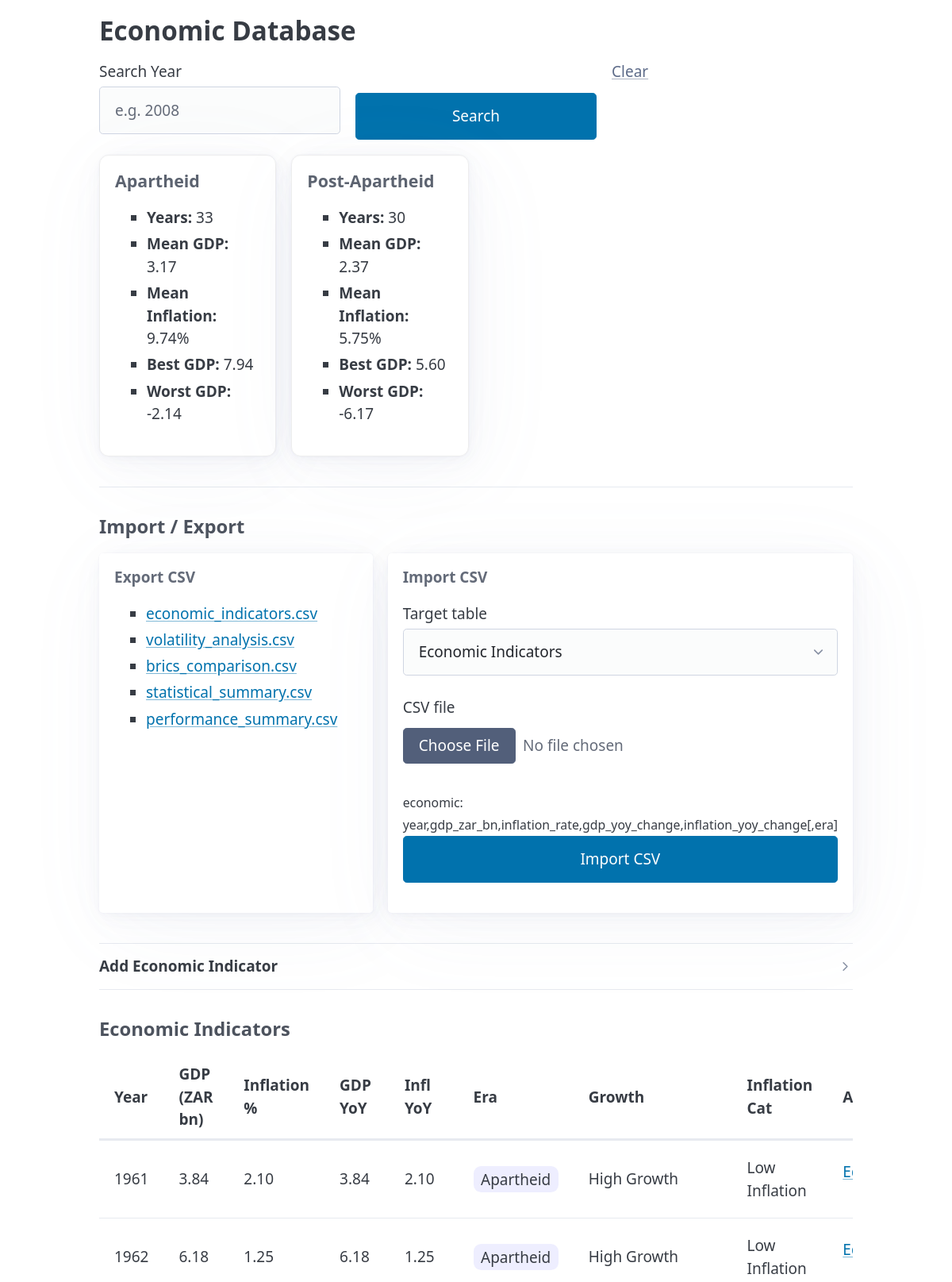
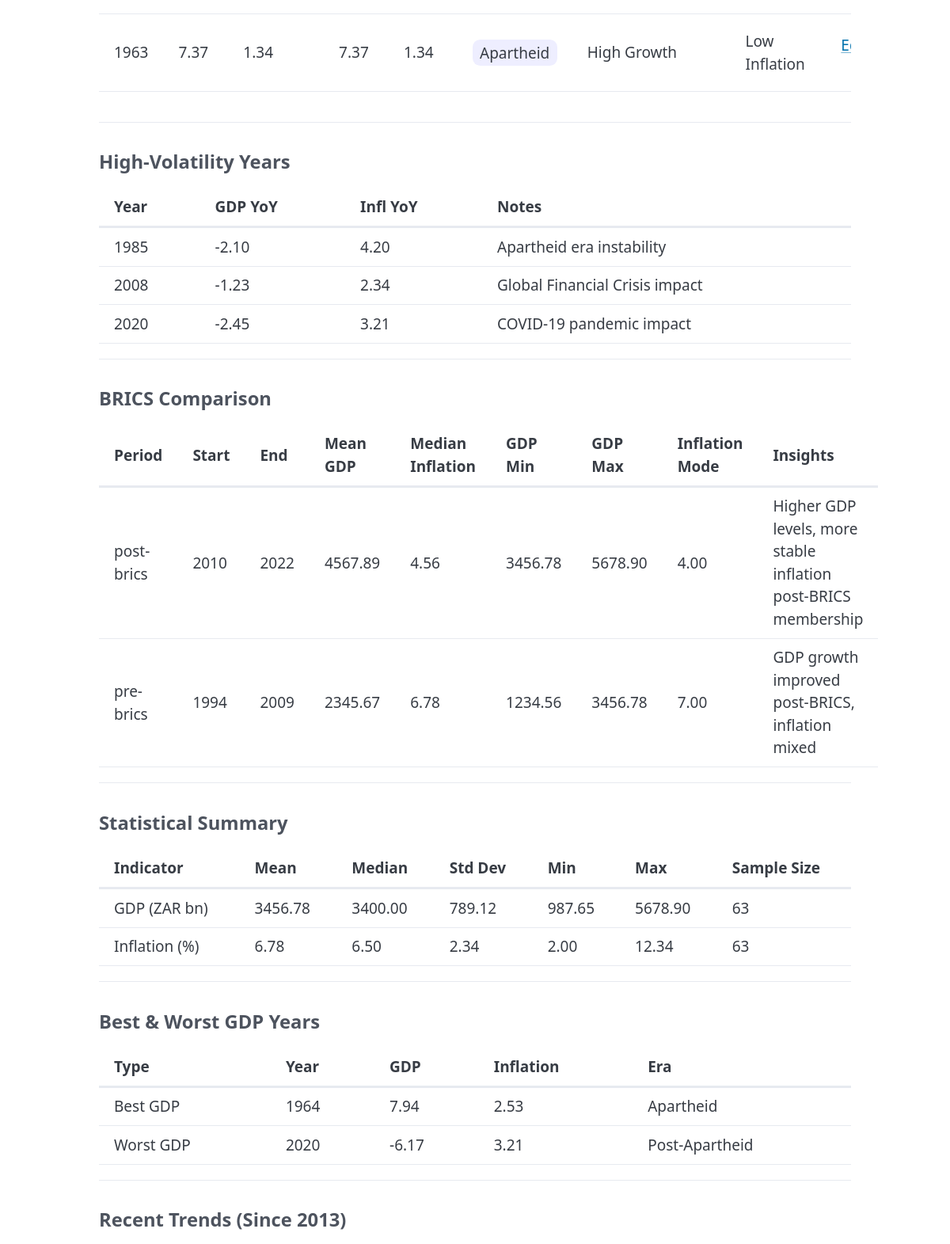
Screenshot of /database/ (upper part) with the database file from the repository (2 pictures, top to bottom).
### analysis/models.py (models this page shows, shortened)
class EconomicIndicator(models.Model):
    year = models.IntegerField(unique=True, db_index=True)
    gdp_zar_bn = models.DecimalField(max_digits=10, decimal_places=2)
    inflation_rate = models.DecimalField(max_digits=5, decimal_places=2)
    gdp_yoy_change = models.DecimalField(max_digits=5, decimal_places=2, null=True, blank=True)
    inflation_yoy_change = models.DecimalField(max_digits=5, decimal_places=2, null=True, blank=True)
    era = models.CharField(max_length=20, db_index=True)  # 'Apartheid' | 'Post-Apartheid'
    created_at = models.DateTimeField(auto_now_add=True)
    class Meta:
        ordering = ["year"]

class VolatilityAnalysis(models.Model):
    indicator = models.OneToOneField(
        EconomicIndicator,
        to_field="year",
        db_column="year",
        on_delete=models.CASCADE,
        related_name="volatility",
    )
    gdp_yoy_change = models.DecimalField(max_digits=5, decimal_places=2, null=True, blank=True)
    inflation_yoy_change = models.DecimalField(max_digits=5, decimal_places=2, null=True, blank=True)
    volatility_flag = models.BooleanField(default=False, db_index=True)
    is_outlier = models.BooleanField(default=False)
    notes = models.CharField(max_length=255, blank=True)
    created_at = models.DateTimeField(auto_now_add=True)
    @property
    def year(self):
        return self.indicator.year

class BricsComparison(models.Model):
    period_type = models.CharField(max_length=20)  # 'pre-brics' | 'post-brics'
    start_year = models.IntegerField()
    end_year = models.IntegerField()
    mean_gdp_zar_bn = models.DecimalField(max_digits=10, decimal_places=2, null=True, blank=True)
    median_inflation = models.DecimalField(max_digits=5, decimal_places=2, null=True, blank=True)
    gdp_range_min = models.DecimalField(max_digits=10, decimal_places=2, null=True, blank=True)
    gdp_range_max = models.DecimalField(max_digits=10, decimal_places=2, null=True, blank=True)
    inflation_mode = models.DecimalField(max_digits=5, decimal_places=2, null=True, blank=True)
    insights = models.TextField(blank=True)
    created_at = models.DateTimeField(auto_now_add=True)

class StatisticalSummary(models.Model):
    indicator = models.CharField(max_length=50, db_index=True)
    mean_value = models.DecimalField(max_digits=10, decimal_places=2, null=True, blank=True)
    median_value = models.DecimalField(max_digits=10, decimal_places=2, null=True, blank=True)
    std_dev = models.DecimalField(max_digits=10, decimal_places=2, null=True, blank=True)
    min_value = models.DecimalField(max_digits=10, decimal_places=2, null=True, blank=True)
    max_value = models.DecimalField(max_digits=10, decimal_places=2, null=True, blank=True)
    sample_size = models.IntegerField(null=True, blank=True)
    created_at = models.DateTimeField(auto_now_add=True)

### analysis/views.py (the view)
# urls.py: path("database/", views.database_dashboard, name="database_dashboard"),
def database_dashboard(request):
    ctx = build_database_context(request)
    return render(request, 'analysis/database.html', ctx)

### analysis/forms.py
class EconomicIndicatorForm(forms.ModelForm):
    class Meta:
        model = EconomicIndicator
        fields = [
            'year', 'gdp_zar_bn', 'inflation_rate',
            'gdp_yoy_change', 'inflation_yoy_change', 'era',
        ]
        widgets = {
            'era': forms.Select(choices=[('Apartheid','Apartheid'), ('Post-Apartheid','Post-Apartheid')])
        }

### analysis/templatetags/dict_extras.py (called while the page is built)
@register.filter
def dictget(d, key):
    try:
        return d.get(key)
    except Exception:
        return None

@register.filter
def first(pair):
    return pair[0] if pair else ""

@register.filter
def last(pair):
    return pair[1] if pair else ""

### analysis/views.py (called while the page is built)
def _growth_label(v):
    if v is None: return "Unknown"
    if v > 3: return "High Growth"
    if Decimal('0') <= v <= 3: return "Moderate Growth"
    return "Recession/Decline"

def _inflation_label(v):
    if v is None: return "Unknown"
    if v < 3: return "Low Inflation"
    if 3 <= v <= 6: return "Target Range"
    return "High Inflation"

### analysis/templates/analysis/database.html (shortened to what this page needs)
{% load dict_extras %}
<!doctype html>
<html lang="en">
<head>
  <link rel="stylesheet" href="https://cdn.jsdelivr.net/npm/@picocss/pico@2/css/pico.min.css">
</head>
<body>
<main class="container">
  <h2>Economic Database</h2>
  <form method="get" class="grid">
    <label>
      Search Year
      <input type="number" name="year" placeholder="e.g. 2008" value="{{ year_q }}">
    </label>
    <button type="submit" style="align-self:end;">Search</button>
    <a class="secondary" href=".">Clear</a>
  </form>
  <section class="kpi">
    {% for row in kpi_era %}
    <article class="card">
      <h5>{{ row.era }}</h5>
      <ul>
        <li><strong>Years:</strong> {{ row.years_count }}</li>
        <li><strong>Mean GDP:</strong> {{ row.mean_gdp|floatformat:2 }}</li>
        <li><strong>Mean Inflation:</strong> {{ row.mean_inflation|floatformat:2 }}%</li>
        <li><strong>Best GDP:</strong> {{ row.best_gdp|floatformat:2 }}</li>
        <li><strong>Worst GDP:</strong> {{ row.worst_gdp|floatformat:2 }}</li>
      </ul>
    </article>
    {% endfor %}
  </section>
  <hr/>
  <h4>Import / Export</h4>
  <div class="grid-2">
    <article>
      <h6>Export CSV</h6>
      <ul>
        <li><a href="{% url 'export_economic_csv' %}">economic_indicators.csv</a></li>
        <li><a href="{% url 'export_volatility_csv' %}">volatility_analysis.csv</a></li>
        <li><a href="{% url 'export_brics_csv' %}">brics_comparison.csv</a></li>
        <li><a href="{% url 'export_stats_csv' %}">statistical_summary.csv</a></li>
        <li><a href="{% url 'export_performance_summary_csv' %}">performance_summary.csv</a></li>
      </ul>
    </article>
    <article>
      <h6>Import CSV</h6>
      <form method="post" action="{% url 'import_csv' %}" enctype="multipart/form-data">
        <label>Target table
          <select name="target_model" required>
            <option value="economic">Economic Indicators</option>
          </select>
        </label>
        <label>CSV file
          <input type="file" name="csv_file" accept=".csv" required />
        </label>
        <small>
          economic: year,gdp_zar_bn,inflation_rate,gdp_yoy_change,inflation_yoy_change[,era]
        </small>
        <button type="submit">Import CSV</button>
      </form>
    </article>
  </div>
  <hr/>
  <details>
    <summary><strong>Add Economic Indicator</strong></summary>
  </details>
  <hr/>
  <h4>Economic Indicators</h4>
  <div class="table-scroll">
    <table>
      <thead>
        <tr>
          <th>Year</th><th>GDP (ZAR bn)</th><th>Inflation %</th>
          <th>GDP YoY</th><th>Infl YoY</th><th>Era</th>
          <th>Growth</th><th>Inflation Cat</th><th>Actions</th>
        </tr>
      </thead>
      <tbody>
        {% for ei in indicators %}
        {% with label=perf|dictget:ei.year %}
        <tr>
          <td>{{ ei.year }}</td>
          <td>{{ ei.gdp_zar_bn }}</td>
          <td>{{ ei.inflation_rate }}</td>
          <td>{{ ei.gdp_yoy_change }}</td>
          <td>{{ ei.inflation_yoy_change }}</td>
          <td><span class="badge">{{ ei.era }}</span></td>
          <td>{{ label|first }}</td>
          <td>{{ label|last }}</td>
          <td class="actions">
            <a href="{% url 'indicator_edit' ei.year %}">Edit</a>
          </td>
        </tr>
        {% endwith %}
        {% endfor %}
      </tbody>
    </table>
  </div>
  <hr/>
  <h4>High-Volatility Years</h4>
  <table>
    <thead>
      <tr><th>Year</th><th>GDP YoY</th><th>Infl YoY</th><th>Notes</th></tr>
    </thead>
    <tbody>
      {% for v in volatility %}
      <tr><td>{{ v.year }}</td><td>{{ v.gdp_yoy_change }}</td><td>{{ v.inflation_yoy_change }}</td><td>{{ v.notes }}</td></tr>
      {% endfor %}
    </tbody>
  </table>
  <hr/>
  <h4>BRICS Comparison</h4>
  <table>
    <thead>
      <tr>
        <th>Period</th><th>Start</th><th>End</th>
        <th>Mean GDP</th><th>Median Inflation</th>
        <th>GDP Min</th><th>GDP Max</th><th>Inflation Mode</th><th>Insights</th>
      </tr>
    </thead>
    <tbody>
      {% for b in brics %}
      <tr>
        <td>{{ b.period_type }}</td>
        <td>{{ b.start_year }}</td>
        <td>{{ b.end_year }}</td>
        <td>{{ b.mean_gdp_zar_bn }}</td>
        <td>{{ b.median_inflation }}</td>
        <td>{{ b.gdp_range_min }}</td>
        <td>{{ b.gdp_range_max }}</td>
        <td>{{ b.inflation_mode }}</td>
        <td>{{ b.insights }}</td>
      </tr>
      {% endfor %}
    </tbody>
  </table>
  <hr/>
  <h4>Statistical Summary</h4>
  <table>
    <thead>
      <tr>
        <th>Indicator</th><th>Mean</th><th>Median</th><th>Std Dev</th>
        <th>Min</th><th>Max</th><th>Sample Size</th>
      </tr>
    </thead>
    <tbody>
      {% for s in stats %}
      <tr>
        <td>{{ s.indicator }}</td>
        <td>{{ s.mean_value }}</td>
        <td>{{ s.median_value }}</td>
        <td>{{ s.std_dev }}</td>
        <td>{{ s.min_value }}</td>
        <td>{{ s.max_value }}</td>
        <td>{{ s.sample_size }}</td>
      </tr>
      {% endfor %}
    </tbody>
  </table>
  <hr/>
  <h4>Best & Worst GDP Years</h4>
  <table>
    <thead><tr><th>Type</th><th>Year</th><th>GDP</th><th>Inflation</th><th>Era</th></tr></thead>
    <tbody>
      {% for r in best %}
      <tr><td>Best GDP</td><td>{{ r.year }}</td><td>{{ r.gdp_zar_bn }}</td><td>{{ r.inflation_rate }}</td><td>{{ r.era }}</td></tr>
      {% endfor %}
      {% for r in worst %}
      <tr><td>Worst GDP</td><td>{{ r.year }}</td><td>{{ r.gdp_zar_bn }}</td><td>{{ r.inflation_rate }}</td><td>{{ r.era }}</td></tr>
      {% endfor %}
    </tbody>
  </table>
  <hr/>
  <h4>Recent Trends (Since 2013)</h4>
</main>
</body>
</html>

### analysis/templates/analysis/database.html (style rules this page uses)
.kpi { display:grid; grid-template-columns: repeat(4,1fr); gap:1rem; }
.kpi .card { padding:1rem; border:1px solid #eee; border-radius:12px; }
.grid-2 { display:grid; grid-template-columns: 1fr 1fr; gap:1rem; }
.table-scroll { max-height: 420px; overflow:auto; }
.actions { white-space:nowrap; }
.badge { padding: .2rem .5rem; border-radius: .5rem; background:#eef; }

### rows the page displays
EconomicIndicator: year "1961", gdp_zar_bn "3.84", inflation_rate "2.10", gdp_yoy_change "3.84", inflation_yoy_change "2.10", era "Apartheid", label "High Growth", label "Low Inflation"
EconomicIndicator: year "1962", gdp_zar_bn "6.18", inflation_rate "1.25", gdp_yoy_change "6.18", inflation_yoy_change "1.25", era "Apartheid", label "High Growth", label "Low Inflation"
EconomicIndicator: year "1963", gdp_zar_bn "7.37", inflation_rate "1.34", gdp_yoy_change "7.37", inflation_yoy_change "1.34", era "Apartheid", label "High Growth", label "Low Inflation"
VolatilityAnalysis: year "1985", gdp_yoy_change "-2.10", inflation_yoy_change "4.20", notes "Apartheid era instability"
VolatilityAnalysis: year "2008", gdp_yoy_change "-1.23", inflation_yoy_change "2.34", notes "Global Financial Crisis impact"
VolatilityAnalysis: year "2020", gdp_yoy_change "-2.45", inflation_yoy_change "3.21", notes "COVID-19 pandemic impact"
BricsComparison: period_type "post-brics", start_year "2010", end_year "2022", mean_gdp_zar_bn "4567.89", median_inflation "4.56", gdp_range_min "3456.78", gdp_range_max "5678.90", inflation_mode "4.00", insights "Higher GDP levels, more stable inflation post-BRICS membership"
BricsComparison: period_type "pre-brics", start_year "1994", end_year "2009", mean_gdp_zar_bn "2345.67", median_inflation "6.78", gdp_range_min "1234.56", gdp_range_max "3456.78", inflation_mode "7.00", insights "GDP growth improved post-BRICS, inflation mixed"
StatisticalSummary: indicator "GDP (ZAR bn)", mean_value "3456.78", median_value "3400.00", std_dev "789.12", min_value "987.65", max_value "5678.90", sample_size "63"
StatisticalSummary: indicator "Inflation (%)", mean_value "6.78", median_value "6.50", std_dev "2.34", min_value "2.00", max_value "12.34", sample_size "63"
EconomicIndicator: year "1964", gdp_zar_bn "7.94", inflation_rate "2.53", era "Apartheid"
EconomicIndicator: year "2020", gdp_zar_bn "-6.17", inflation_rate "3.21", era "Post-Apartheid"

### other values shown
{{ row.era }} "Apartheid" "Post-Apartheid"
{{ row.years_count }} "33" "30"
{{ row.mean_gdp|floatformat:2 }} "3.17" "2.37"
{{ row.mean_inflation|floatformat:2 }} "9.74" "5.75"
{{ row.best_gdp|floatformat:2 }} "7.94" "5.60"
{{ row.worst_gdp|floatformat:2 }} "-2.14" "-6.17"
